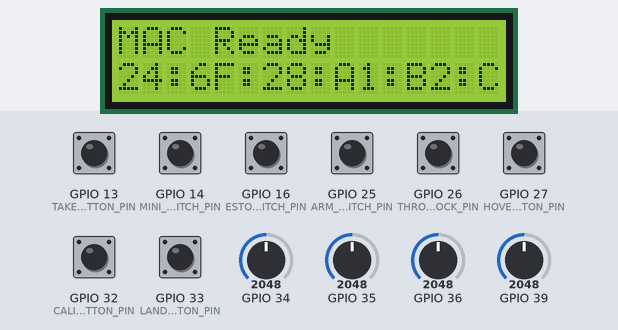
Simulated run of this sketch. Board: ESP32. Parts: 16×2 character LCD. Inputs (shaded band) come from the test bench; at power-on: GPIO 13 (TAKEOFF_BUTTON_PIN), GPIO 14 (MINI_ARM_SWITCH_PIN), GPIO 16 (ESTOP_SWITCH_PIN), GPIO 25 (ARM_SWITCH_PIN), GPIO 26 (THROTTLE_LOCK_PIN), GPIO 27 (HOVER_BUTTON_PIN), GPIO 32 (CALIB_BUTTON_PIN), GPIO 33 (LAND_BUTTON_PIN) HIGH, GPIO 34 = 2048, GPIO 35 = 2048, GPIO 36 = 2048, GPIO 39 = 2048. What the sketch prints to the serial monitor is not drawn.

Above: at 0.8 s.
At 5.3 s:
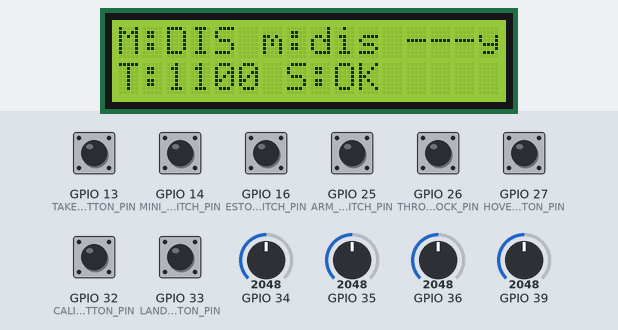
5.4 s: GPIO 14 (MINI_ARM_SWITCH_PIN) pulled LOW for 0.15 s
At 5.6 s:
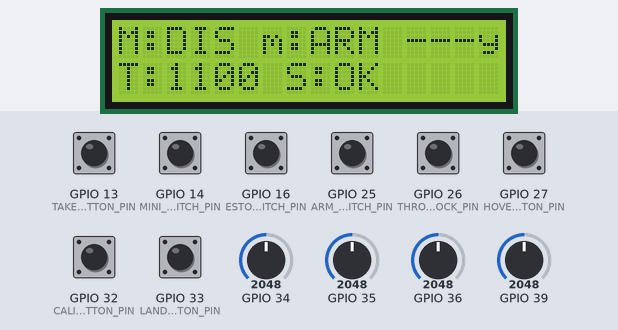
7.1 s: GPIO 25 (ARM_SWITCH_PIN) pulled LOW for 0.15 s
At 7.23 s:
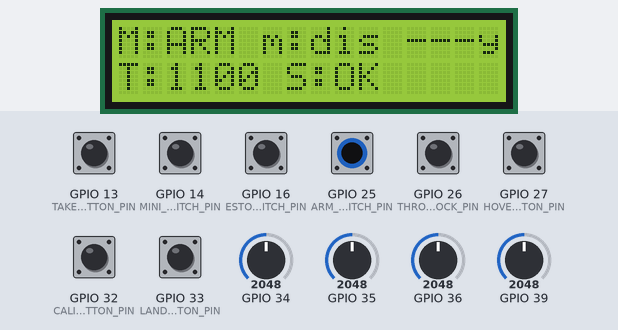
13.6 s: GPIO 14 (MINI_ARM_SWITCH_PIN) driven LOW and GPIO 25 (ARM_SWITCH_PIN) driven LOW
At 15.0 s:
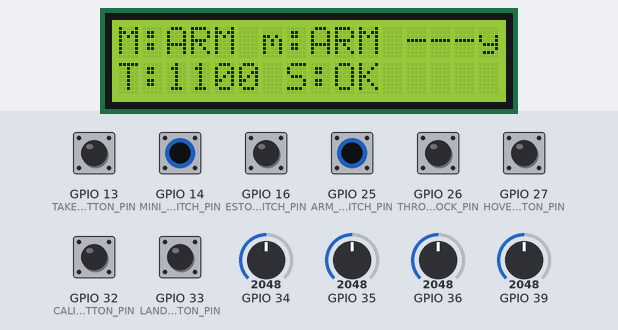
Timing chart, 0 to 16.2 s (numbered marks = the images above; inputs shaded):
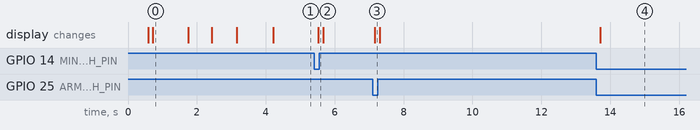

Measured:
- after the input at 5.4 s, the display: changes after 0.13 s (image 2)
- after the input at 7.1 s, the display: changes after 0.06 s (image 3)
- after the input at 13.6 s, the display: changes after 0.11 s (image 4)
- what the display in image 0 shows lasts 1.0 s, from 0.7 s to 1.7 s

The sketch:

joystick-lcd-comtesting.ino
```cpp
#include <esp_now.h>
#include <WiFi.h>
#include <esp_wifi.h>
#include <math.h>
#include <Wire.h>
#include <LiquidCrystal_I2C.h>

LiquidCrystal_I2C lcd(0x27, 16, 2);

// ================================================================
// CONFIG
// ================================================================
constexpr uint16_t LOOP_HZ                     = 50;
constexpr uint16_t LOOP_DT_MS                  = 1000 / LOOP_HZ;
constexpr int      THROTTLE_MIN_US             = 1100;
constexpr int      THROTTLE_MAX_US             = 1400;
constexpr int      TEST_THROTTLE_LOCK_US       = 1200;
constexpr int      THROTTLE_RISE_RATE_US_PER_S = 400;
constexpr int      THROTTLE_FALL_RATE_US_PER_S = 500;
constexpr float    STICK_SMOOTH_ALPHA          = 0.25f;
constexpr int      CENTER_DEADBAND             = 20;
constexpr uint8_t  ESPNOW_CHANNEL              = 1;

// ================================================================
// PINS
// ================================================================
// Sticks
const int JOY_LEFT_Y  = 39;   // Throttle
const int JOY_LEFT_X  = 36;   // Yaw   ← left stick X
const int JOY_RIGHT_Y = 34;   // Pitch
const int JOY_RIGHT_X = 35;   // Roll  ← right stick X

// Motherdrone buttons
const int ARM_SWITCH_PIN    = 25;
const int THROTTLE_LOCK_PIN = 26;
const int ESTOP_SWITCH_PIN  = 16;
const int CALIB_BUTTON_PIN  = 32;
const int HOVER_BUTTON_PIN  = 27;   // new — hover mode for motherdrone

// Mini drone buttons
const int LAND_BUTTON_PIN       = 33;
const int TAKEOFF_BUTTON_PIN    = 13;
const int MINI_ARM_SWITCH_PIN   = 14;

// LCD
const int LCD_SDA_PIN = 21;
const int LCD_SCL_PIN = 22;

// ================================================================
// MACs
// ================================================================
uint8_t motherdroneMAC[] = {0x44, 0x1D, 0x64, 0xF7, 0x11, 0xC0};
uint8_t miniDroneMAC[]   = {0x98, 0x3D, 0xAE, 0x60, 0x1D, 0x50};

// ================================================================
// PACKETS
// ================================================================

// Sent to motherdrone — original format
typedef struct {
    int16_t throttle;
    int16_t yaw;
    int16_t pitch;
    int16_t roll;
    bool    hoverMode;
    bool    emergencyStop;
} MotherPacket;

// Sent to mini drone — matches mini drone flight controller struct
typedef struct {
    int16_t throttle;
    int16_t yaw;
    int16_t pitch;
    int16_t roll;
    bool    arm;
    bool    takeoff;
    bool    land;
    bool    emergencyStop;
} MiniPacket;

// Received from motherdrone
typedef struct {
    bool droneSeen;
} DroneStatusPacket;

MotherPacket motherCmd;
MiniPacket   miniCmd;

// ================================================================
// INTERRUPT FLAGS
// volatile — written by ISR, read in main loop
// IRAM_ATTR — keeps ISR in fast internal RAM so it always executes
// ================================================================
volatile bool isrEStop       = false;
volatile bool isrCalib       = false;
volatile bool isrLandEdge    = false;
volatile bool isrTakeoffEdge = false;

void IRAM_ATTR isrEstopHandler() {
    isrEStop = true;
}

void IRAM_ATTR isrCalibHandler() {
    // Simple debounce — ignore if triggered within 300ms of last call
    static uint32_t lastUs = 0;
    uint32_t now = (uint32_t)(esp_timer_get_time() / 1000);
    if (now - lastUs > 300) {
        isrCalib = true;
        lastUs   = now;
    }
}

void IRAM_ATTR isrLandHandler() {
    static uint32_t lastUs = 0;
    uint32_t now = (uint32_t)(esp_timer_get_time() / 1000);
    if (now - lastUs > 300) {
        isrLandEdge = true;
        lastUs      = now;
    }
}

void IRAM_ATTR isrTakeoffHandler() {
    static uint32_t lastUs = 0;
    uint32_t now = (uint32_t)(esp_timer_get_time() / 1000);
    if (now - lastUs > 300) {
        isrTakeoffEdge = true;
        lastUs         = now;
    }
}

// ================================================================
// STATE
// ================================================================
bool          droneFound       = false;
bool          lastSendOK       = false;
unsigned long lastSerialPrompt = 0;

float yawFilt   = 0, pitchFilt = 0, rollFilt = 0;
int   throttleOut = THROTTLE_MIN_US;
int   centerThr=0, centerYaw=0, centerPitch=0, centerRoll=0;

// ================================================================
// HELPERS
// ================================================================
template<typename T>
T clamp(T v, T lo, T hi) { return (v<lo)?lo:(v>hi?hi:v); }

int readADC_avg(int pin, int samples=8) {
    long s=0;
    for(int i=0;i<samples;i++){s+=analogRead(pin);delay(2);}
    return (int)(s/samples);
}

float smooth(float o, float m, float a) { return o+a*(m-o); }

int16_t mapCenteredRaw(int raw, int center) {
    float val = ((float)(raw-center)/2048.0f)*100.0f;
    int out   = (int)roundf(val);
    if (abs(out)<CENTER_DEADBAND) out=0;
    return clamp<int>(out,-100,100);
}

int desiredThrottleFromRaw(int raw) {
    const int DZ=60;
    if (abs(raw-centerThr)<=DZ) return THROTTLE_MIN_US;
    float frac=clamp<float>((float)(raw-centerThr)/(4095-centerThr),0,1);
    return clamp<int>(THROTTLE_MIN_US+(int)roundf(frac*(THROTTLE_MAX_US-THROTTLE_MIN_US)),
                      THROTTLE_MIN_US,THROTTLE_MAX_US);
}

int rateLimitThrottle(int desired, int current, float dt_s) {
    int maxRise=(int)(THROTTLE_RISE_RATE_US_PER_S*dt_s);
    int maxFall=(int)(THROTTLE_FALL_RATE_US_PER_S*dt_s);
    int delta=desired-current;
    if(delta>0) delta=min(delta,maxRise);
    else        delta=max(delta,-maxFall);
    return clamp<int>(current+delta,THROTTLE_MIN_US,THROTTLE_MAX_US);
}

// ================================================================
// CALIBRATION
// ================================================================
void calibrateSticks() {
    Serial.println("Calibrating — leave sticks centred");
    lcd.clear();
    lcd.setCursor(0,0); lcd.print("Calibrating...");
    lcd.setCursor(0,1); lcd.print("Leave centred");
    delay(500);

    centerThr   = readADC_avg(JOY_LEFT_Y,  20);
    centerYaw   = readADC_avg(JOY_LEFT_X,  20);   // Yaw on left X
    centerPitch = readADC_avg(JOY_RIGHT_Y, 20);
    centerRoll  = readADC_avg(JOY_RIGHT_X, 20);   // Roll on right X

    Serial.printf("Centers T:%d Y:%d P:%d R:%d\n",
        centerThr, centerYaw, centerPitch, centerRoll);
    lcd.clear();
    lcd.setCursor(0,0); lcd.print("Cal done");
    delay(700);
}

// ================================================================
// LCD
// Row 0: Mother ARM/DIS | Mini arm | Drone seen
// Row 1: Throttle | Send status
// ================================================================
void updateLCD(bool motherArmed, bool miniArmed) {
    lcd.setCursor(0,0);
    lcd.print(motherArmed ? "M:ARM " : "M:DIS ");
    lcd.print(miniArmed   ? "m:ARM " : "m:dis ");
    lcd.print(droneFound  ? "SEE" : "---");

    lcd.setCursor(0,1);
    lcd.print("T:"); lcd.print(throttleOut);
    lcd.print(" S:"); lcd.print(lastSendOK ? "OK  " : "FAIL");
}

// ================================================================
// ESP-NOW CALLBACKS
// ================================================================
void onReceive(const esp_now_recv_info_t *info, const uint8_t *data, int len) {
    if (memcmp(info->src_addr, motherdroneMAC, 6) == 0) {
        DroneStatusPacket status;
        memcpy(&status, data, sizeof(status));
        droneFound = status.droneSeen;
    }
}

void onSent(const esp_now_send_info_t *info, esp_now_send_status_t status) {
    lastSendOK = (status == ESP_NOW_SEND_SUCCESS);
}

// ================================================================
// SETUP
// ================================================================
void setup() {
    Serial.begin(115200);
    delay(500);

    // Pin modes
    pinMode(ARM_SWITCH_PIN,      INPUT_PULLUP);
    pinMode(THROTTLE_LOCK_PIN,   INPUT_PULLUP);
    pinMode(ESTOP_SWITCH_PIN,    INPUT_PULLUP);
    pinMode(CALIB_BUTTON_PIN,    INPUT_PULLUP);
    pinMode(HOVER_BUTTON_PIN,    INPUT_PULLUP);
    pinMode(LAND_BUTTON_PIN,     INPUT_PULLUP);
    pinMode(TAKEOFF_BUTTON_PIN,  INPUT_PULLUP);
    pinMode(MINI_ARM_SWITCH_PIN, INPUT_PULLUP);

    // Hardware interrupts
    // ESTOP fires instantly on press — highest urgency
    // Buttons fire on FALLING (press down), debounced in ISR
    attachInterrupt(digitalPinToInterrupt(ESTOP_SWITCH_PIN),   isrEstopHandler,   FALLING);
    attachInterrupt(digitalPinToInterrupt(CALIB_BUTTON_PIN),   isrCalibHandler,   FALLING);
    attachInterrupt(digitalPinToInterrupt(LAND_BUTTON_PIN),    isrLandHandler,    FALLING);
    attachInterrupt(digitalPinToInterrupt(TAKEOFF_BUTTON_PIN), isrTakeoffHandler, FALLING);

    // LCD
    Wire.begin(LCD_SDA_PIN, LCD_SCL_PIN);
    lcd.init();
    lcd.backlight();
    lcd.clear();
    lcd.setCursor(0,0); lcd.print("Controller Boot");
    lcd.setCursor(0,1); lcd.print("Starting...");

    // WiFi
    WiFi.mode(WIFI_STA);
    delay(100);
    esp_wifi_set_channel(ESPNOW_CHANNEL, WIFI_SECOND_CHAN_NONE);
    Serial.print("Controller MAC: ");
    Serial.println(WiFi.macAddress());

    lcd.clear();
    lcd.setCursor(0,0); lcd.print("MAC Ready");
    lcd.setCursor(0,1); lcd.print(WiFi.macAddress().substring(0,16));
    delay(1000);

    calibrateSticks();

    if (esp_now_init() != ESP_OK) {
        lcd.clear(); lcd.print("ESP-NOW FAIL");
        while(true) delay(10);
    }

    esp_now_register_send_cb(onSent);
    esp_now_register_recv_cb(onReceive);

    // Add motherdrone as peer
    esp_now_peer_info_t peer1 = {};
    memcpy(peer1.peer_addr, motherdroneMAC, 6);
    peer1.channel = ESPNOW_CHANNEL;
    peer1.encrypt = false;
    if (esp_now_add_peer(&peer1) != ESP_OK) {
        lcd.clear(); lcd.print("MOTHER FAIL");
        while(true) delay(10);
    }

    // Add mini drone as peer
    esp_now_peer_info_t peer2 = {};
    memcpy(peer2.peer_addr, miniDroneMAC, 6);
    peer2.channel = ESPNOW_CHANNEL;
    peer2.encrypt = false;
    if (esp_now_add_peer(&peer2) != ESP_OK) {
        lcd.clear(); lcd.print("MINI FAIL");
        while(true) delay(10);
    }

    Serial.println("Controller Ready");
    lcd.clear();
    lcd.setCursor(0,0); lcd.print("Controller Ready");
    lcd.setCursor(0,1); lcd.print("Waiting...");
    delay(1000);
}

// ================================================================
// LOOP
// ================================================================
void loop() {
    float dt_s = LOOP_DT_MS / 1000.0f;

    // ---- ESTOP interrupt — handled first, highest priority ----
    if (isrEStop) {
        isrEStop        = false;
        throttleOut     = THROTTLE_MIN_US;
        rollFilt = pitchFilt = yawFilt = 0.0f;
        motherCmd.emergencyStop = true;
        miniCmd.emergencyStop   = true;
        esp_now_send(motherdroneMAC, (uint8_t*)&motherCmd, sizeof(motherCmd));
        esp_now_send(miniDroneMAC,   (uint8_t*)&miniCmd,   sizeof(miniCmd));
        Serial.println("!!! ESTOP FIRED !!!");
    }

    // ---- Calibration interrupt ----
    if (isrCalib) {
        isrCalib = false;
        if (!digitalRead(ARM_SWITCH_PIN)) {   // only calibrate when disarmed
            calibrateSticks();
            rollFilt = pitchFilt = yawFilt = 0.0f;
            throttleOut = THROTTLE_MIN_US;
        }
    }

    // ---- Read switches (polled — ARM and HOVER are hold switches) ----
    bool motherArmed    = !digitalRead(ARM_SWITCH_PIN);
    bool throttleLocked = !digitalRead(THROTTLE_LOCK_PIN);
    bool hoverPressed   = !digitalRead(HOVER_BUTTON_PIN);
    bool miniArmed      = !digitalRead(MINI_ARM_SWITCH_PIN);
    bool eStopHeld      = !digitalRead(ESTOP_SWITCH_PIN);  // poll as backup

    // ---- Read sticks ----
    int rawThr = readADC_avg(JOY_LEFT_Y,  4);
    int rawYaw = readADC_avg(JOY_LEFT_X,  4);   // Yaw — left X
    int rawPit = readADC_avg(JOY_RIGHT_Y, 4);
    int rawRol = readADC_avg(JOY_RIGHT_X, 4);   // Roll — right X

    yawFilt   = smooth(yawFilt,   mapCenteredRaw(rawYaw, centerYaw),   STICK_SMOOTH_ALPHA);
    pitchFilt = smooth(pitchFilt, mapCenteredRaw(rawPit, centerPitch), STICK_SMOOTH_ALPHA);
    rollFilt  = smooth(rollFilt,  mapCenteredRaw(rawRol, centerRoll),  STICK_SMOOTH_ALPHA);

    // ---- Throttle ----
    int desiredThrottle = motherArmed ? desiredThrottleFromRaw(rawThr) : THROTTLE_MIN_US;
    if (throttleLocked && motherArmed) desiredThrottle = TEST_THROTTLE_LOCK_US;
    throttleOut = rateLimitThrottle(desiredThrottle, throttleOut, dt_s);
    if (eStopHeld) { throttleOut = THROTTLE_MIN_US; rollFilt = pitchFilt = yawFilt = 0.0f; }

    // ---- Build motherdrone packet ----
    motherCmd.throttle      = throttleOut;
    motherCmd.yaw           = (int16_t)roundf(yawFilt);
    motherCmd.pitch         = (int16_t)roundf(pitchFilt);
    motherCmd.roll          = (int16_t)roundf(rollFilt);
    motherCmd.hoverMode     = hoverPressed;
    motherCmd.emergencyStop = eStopHeld;

    // ---- Build mini drone packet ----
    // Mini drone is autonomous — sticks not needed, just arm/takeoff/land
    miniCmd.throttle      = THROTTLE_MIN_US;
    miniCmd.yaw           = 0;
    miniCmd.pitch         = 0;
    miniCmd.roll          = 0;
    miniCmd.arm           = miniArmed;
    miniCmd.takeoff       = isrTakeoffEdge;  // true for one loop only
    miniCmd.land          = isrLandEdge;     // true for one loop only
    miniCmd.emergencyStop = eStopHeld;

    // ---- Send both packets ----
    esp_now_send(motherdroneMAC, (uint8_t*)&motherCmd, sizeof(motherCmd));
    esp_now_send(miniDroneMAC,   (uint8_t*)&miniCmd,   sizeof(miniCmd));

    // ---- Clear edge flags after sending ----
    if (isrTakeoffEdge) {
        Serial.println(">>> Takeoff sent to mini drone");
        isrTakeoffEdge = false;
    }
    if (isrLandEdge) {
        Serial.println(">>> Land sent to mini drone");
        isrLandEdge = false;
    }

    // ---- Serial prompt ----
    if (droneFound && millis() - lastSerialPrompt > 3000) {
        Serial.println("Mini drone visible. Press LAND to land.");
        lastSerialPrompt = millis();
    }

    // ---- Serial status ----
    Serial.printf(
        "M:ARM%d LOCK%d HOV%d | T:%d Y:%d P:%d R:%d | "
        "m:ARM%d | FOUND:%d S:%s\n",
        motherArmed, throttleLocked, hoverPressed,
        throttleOut, (int)roundf(yawFilt),
        (int)roundf(pitchFilt), (int)roundf(rollFilt),
        miniArmed, droneFound, lastSendOK?"OK":"FAIL"
    );

    updateLCD(motherArmed, miniArmed);
    delay(LOOP_DT_MS);
}
```
